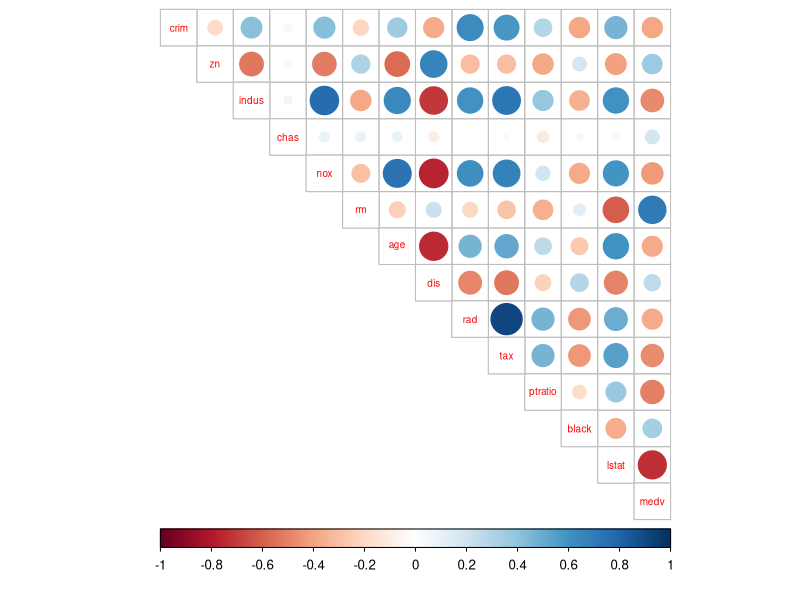
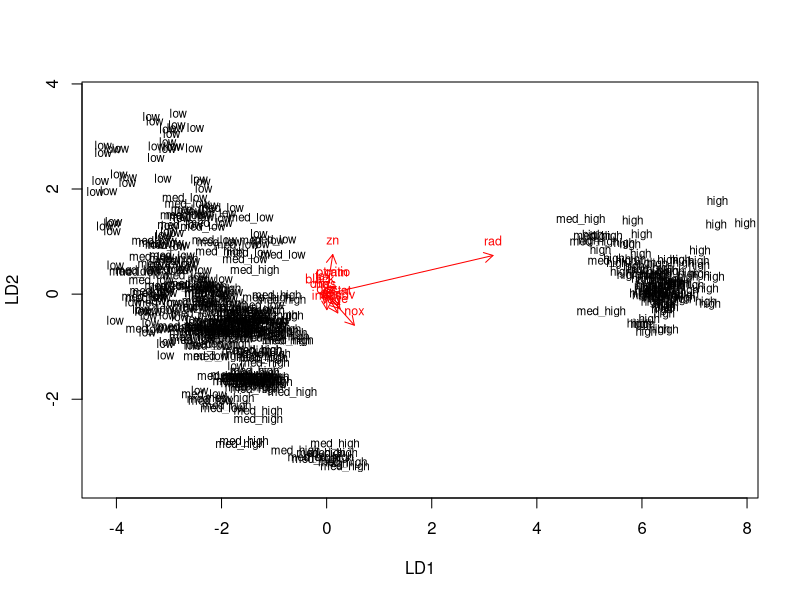
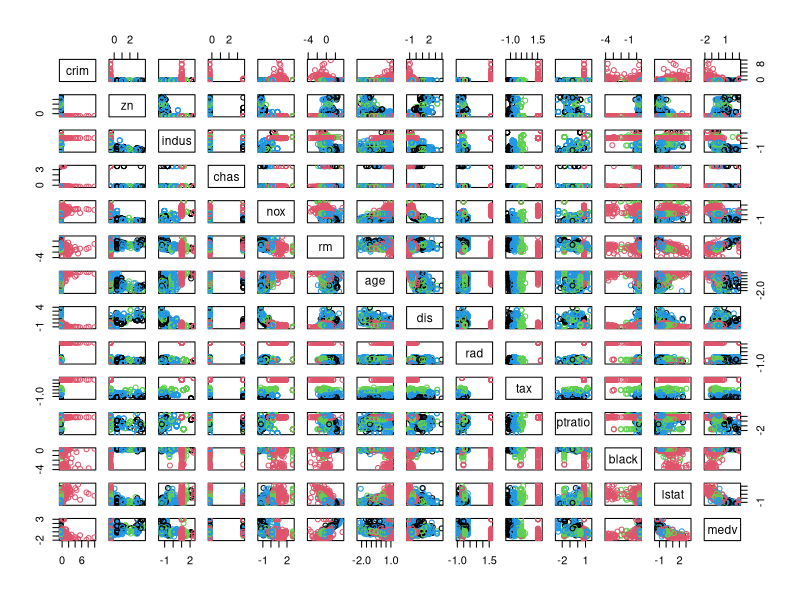
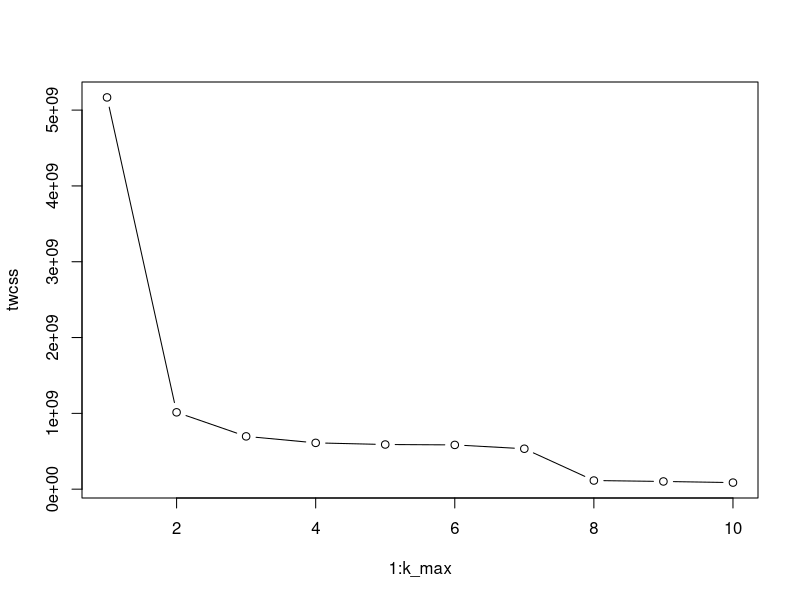
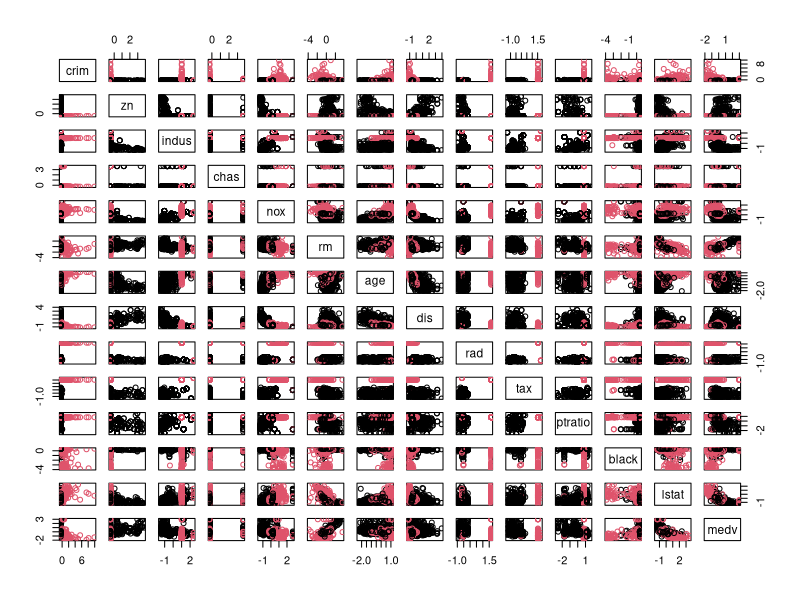

Generate these figures, in order, with R:
## ---- chunk 1
knitr::opts_chunk$set(echo = TRUE)
## ---- chunk 2
library(MASS)
data("Boston")
str(Boston)
## ---- chunk 3
library(corrplot)
library(tidyr)
## ---- chunk 4
summary(Boston)
cor_matrix<-cor(Boston) %>% round(digits = 2)
corrplot(cor_matrix, method="circle", type = "upper", cl.pos = "b", tl.pos = "d", tl.cex = 0.6)
## ---- chunk 5
boston_scaled <- scale(Boston)
summary(boston_scaled)
## ---- chunk 6
boston_scaled<- scale(Boston)
boston_scaled<-as.data.frame(boston_scaled)
scaled_crim <- boston_scaled$crim
bins <- quantile(scaled_crim)
crime <- cut(scaled_crim, breaks = bins, include.lowest = TRUE, labels = c("low", "med_low", "med_high", "high"))
boston_scaled$crime <- crime
n <- nrow(boston_scaled)
ind <- sample(n, size = n * 0.8)
train <- boston_scaled[ind,]
test <- boston_scaled[-ind,]
## ---- chunk 7
library(MASS)
lda.fit <- lda(crime ~ ., data = train)
lda.fit
lda.arrows <- function(x, myscale = 1, arrow_heads = 0.1, color = "red", tex = 0.75, choices = c(1,2)){
  heads <- coef(x)
  arrows(x0 = 0, y0 = 0, 
         x1 = myscale * heads[,choices[1]], 
         y1 = myscale * heads[,choices[2]], col=color, length = arrow_heads)
  text(myscale * heads[,choices], labels = row.names(heads), 
       cex = tex, col=color, pos=3)
}
classes <- as.numeric(train$crime)
plot(lda.fit, dimen = 2)
lda.arrows(lda.fit, myscale = 1)
## ---- chunk 8
testcrime <- test$crime
test <- dplyr::select(test, -crime)

## ---- chunk 9
lda.pred <- predict(lda.fit, newdata = test)
table(correct = testcrime, predicted = lda.pred$class)
## ---- chunk 10
library(MASS)
data(Boston)
sandard_boston <- scale(Boston)
## ---- chunk 11
dist_eu <- dist(Boston)
km <-kmeans(dist_eu, centers = 4)
pairs(sandard_boston, col = km$cluster)
## ---- chunk 12
set.seed(123)
k_max <- 10
twcss <- sapply(1:k_max, function(k){kmeans(dist_eu, k)$tot.withinss})
plot(1:k_max, twcss, type='b')
## ---- chunk 13
library(ggplot2)
library(GGally)
dist_eu <- dist(Boston)
km <-kmeans(dist_eu, centers = 2)
pairs(sandard_boston, col = km$cluster)
